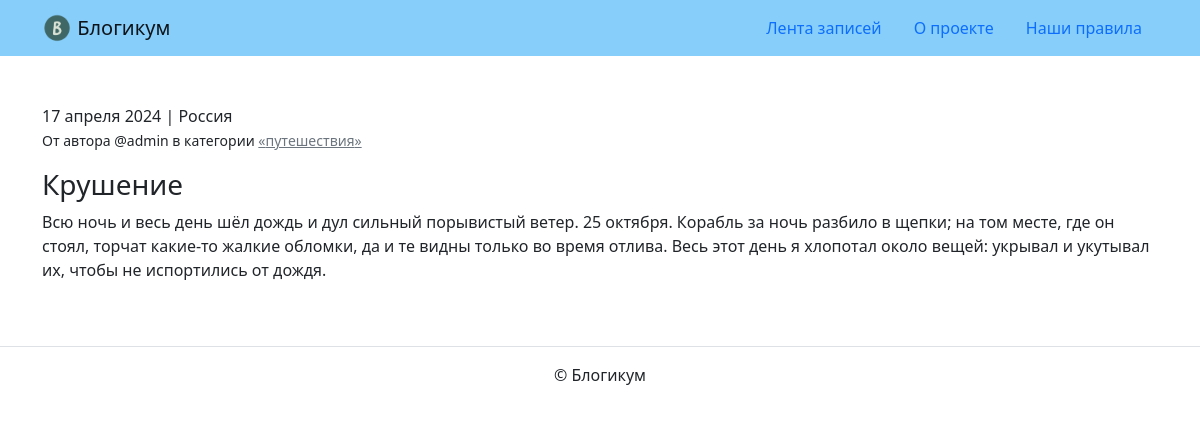
The app's page /posts/1/ with its own data.
### blog/models.py (models this page shows, shortened)
class PublishedModel(models.Model):
    is_published = models.BooleanField(default=True,
                                       verbose_name='Опубликовано',
                                       help_text=(
                                           'Снимите галочку, '
                                           'чтобы скрыть публикацию.'
                                       ))
    created_at = models.DateTimeField(auto_now_add=True,
                                      verbose_name='Добавлено')
    class Meta:
        abstract = True

class Post(PublishedModel):
    title = models.CharField(max_length=MAX_TITLE_LENGTH,
                             verbose_name='Заголовок')
    text = models.TextField(verbose_name='Текст')
    pub_date = models.DateTimeField(verbose_name='Дата и время публикации',
                                    help_text=(
                                        'Если установить дату и время '
                                        'в будущем — можно делать '
                                        'отложенные публикации.'
                                    ))
    author = models.ForeignKey(User,
                               on_delete=models.CASCADE,
                               verbose_name='Автор публикации')
    location = models.ForeignKey(Location,
                                 on_delete=models.SET_NULL,
                                 null=True,
                                 verbose_name='Местоположение')
    category = models.ForeignKey(Category,
                                 on_delete=models.SET_NULL,
                                 null=True,
                                 verbose_name='Категория')
    class Meta:
        verbose_name = 'публикация'
        verbose_name_plural = 'Публикации'

class Location(PublishedModel):
    name = models.CharField(max_length=MAX_TITLE_LENGTH,
                            verbose_name='Название места')
    class Meta:
        verbose_name = 'местоположение'
        verbose_name_plural = 'Местоположения'

class Category(PublishedModel):
    title = models.CharField(max_length=MAX_TITLE_LENGTH,
                             verbose_name='Заголовок')
    description = models.TextField(verbose_name='Описание')
    slug = models.SlugField(unique=True,
                            verbose_name='Идентификатор',
                            help_text=(
                                'Идентификатор страницы для URL; '
                                'разрешены символы латиницы, '
                                'цифры, дефис и подчёркивание.'
                            ))
    class Meta:
        verbose_name = 'категория'
        verbose_name_plural = 'Категории'

### blog/views.py (the view)
# urls.py: path('posts/<int:id>/', views.post_detail, name='post_detail'),
def post_detail(request, id):
    post = get_object_or_404(Post, pk=id)
    if (post.pub_date > timezone.now() or not post.is_published
            or not post.category.is_published):
        raise Http404("Страница не найдена")
    return render(request, 'blog/detail.html', {'post': post})

### templates/blog/detail.html (shortened to what this page needs)
{% extends "base.html" %}
{% block content %}
  <article>
    <p>{{ post.pub_date|date:"d E Y" }} | {% if post.location and post.location.is_published %}{{ post.location.name }}{% else %}Планета Земля{% endif %}<br>
      <small>От автора @{{ post.author.username }} в категории {% include "includes/category_link.html" %}</small></p>
    <h3>{{ post.title }}</h3>
    <p>{{ post.text|linebreaksbr }}</p>
  </article>
{% endblock %}

### templates/includes/category_link.html
<a class="text-muted" href="{% url 'blog:category_posts' post.category.slug %}">
  «{{ post.category.title }}»
</a>

### records on screen
Post: pub_date "17 апреля 2024", location.name "Россия", author.username "admin", category "путешествия", title "Крушение", text "Всю ночь и весь день шёл дождь и дул сильный порывистый ветер. 25 октября. Корабль за ночь разбило в щепки; на том месте, где он стоял, торчат какие-то жалкие обломки, да и те видны только во время отлива. Весь этот день я хлопотал около вещей: укрывал и укутывал их, чтобы не испортились от дождя."
